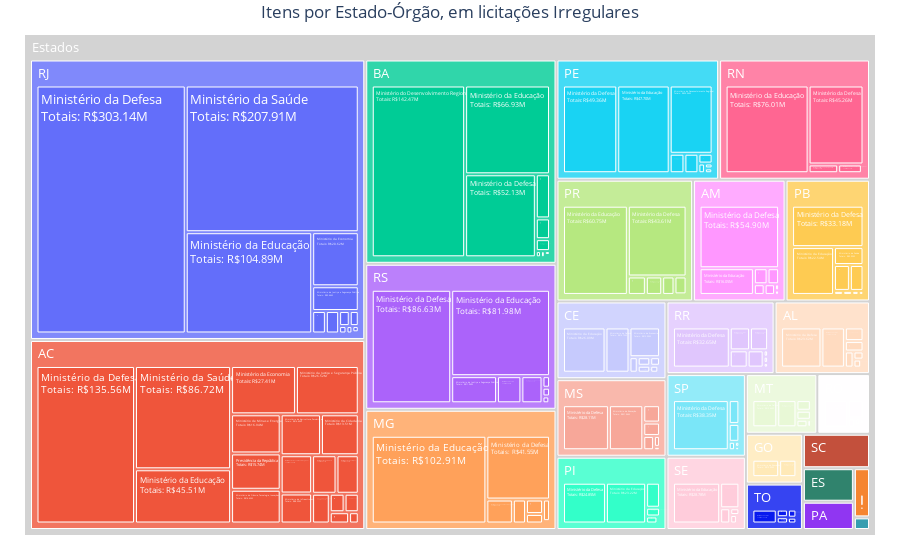

The notebook cell saved with this chart:
### Code cell
import plotly.express as px

dd3=dd2['Total']/1000000

fig = px.treemap(dict(dd2),path=[px.Constant('Estados'),dd2['UF'],'Nome Órgão Superior'],
                 values=dd3,maxdepth=3)
 #           values='Total de Licitações')
fig.update_layout(uniformtext_minsize=18)
fig.update_traces(root_color="lightgray",textfont_color='rgb(255,255,255)')

fig.update_layout(
    title_text='Itens por Estado-Órgão, em licitações Irregulares',title_x=0.5
)
fig.update_layout(margin = dict(t=35, l=25, r=25, b=25))
fig.data[0].customdata = dd3
fig.data[0].texttemplate = "%{label}<br>Totais: R$%{value:.2f}M"
fig.data[0]['textfont']['size']=13
fig.show()

### Figure 1 — Plotly figure (JSON) as saved in the notebook; plotly's stock layout.template omitted (floating-point values rounded to 4 significant figures; data arrays with more than 128 entries replaced by an {"elided": "..."} marker saying what was removed)
{"data": [{"branchvalues": "total", "customdata": {"elided": "40815 float values"}, "domain": {"x": [0, 1], "y": [0, 1]}, "hovertemplate": "labels=%{label}<br>value=%{value}<br>parent=%{parent}<br>id=%{id}<extra></extra>", "ids": {"elided": "251 str values"}, "labels": {"elided": "251 str values"}, "maxdepth": 3, "name": "", "parents": {"elided": "251 str values"}, "root": {"color": "lightgray"}, "textfont": {"color": "rgb(255,255,255)", "size": 13}, "texttemplate": "%{label}<br>Totais: R$%{value:.2f}M", "type": "treemap", "values": {"elided": "251 float values"}}], "layout": {"legend": {"tracegroupgap": 0}, "margin": {"b": 25, "l": 25, "r": 25, "t": 35}, "title": {"text": "Itens por Estado-Órgão, em licitações Irregulares", "x": 0.5}, "uniformtext": {"minsize": 18}}}
